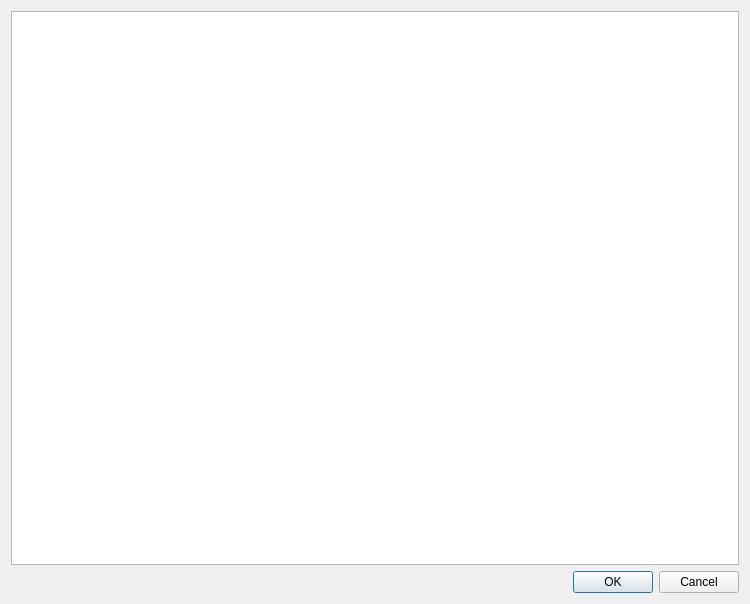
<?xml version="1.0" encoding="UTF-8"?>
<ui version="4.0">
 <class>IDAngrEditorDialog</class>
 <widget class="QDialog" name="IDAngrEditorDialog">
  <property name="geometry">
   <rect>
    <x>0</x>
    <y>0</y>
    <width>750</width>
    <height>604</height>
   </rect>
  </property>
  <property name="windowTitle">
   <string>Editor</string>
  </property>
  <layout class="QGridLayout" name="gridLayout">
   <item row="0" column="0">
    <widget class="QPlainTextEdit" name="codeEdit"/>
   </item>
   <item row="1" column="0">
    <widget class="QDialogButtonBox" name="buttonBox">
     <property name="orientation">
      <enum>Qt::Horizontal</enum>
     </property>
     <property name="standardButtons">
      <set>QDialogButtonBox::Cancel|QDialogButtonBox::Ok</set>
     </property>
    </widget>
   </item>
  </layout>
 </widget>
 <resources/>
 <connections>
  <connection>
   <sender>buttonBox</sender>
   <signal>accepted()</signal>
   <receiver>IDAngrEditorDialog</receiver>
   <slot>accept()</slot>
   <hints>
    <hint type="sourcelabel">
     <x>248</x>
     <y>254</y>
    </hint>
    <hint type="destinationlabel">
     <x>157</x>
     <y>274</y>
    </hint>
   </hints>
  </connection>
  <connection>
   <sender>buttonBox</sender>
   <signal>rejected()</signal>
   <receiver>IDAngrEditorDialog</receiver>
   <slot>reject()</slot>
   <hints>
    <hint type="sourcelabel">
     <x>316</x>
     <y>260</y>
    </hint>
    <hint type="destinationlabel">
     <x>286</x>
     <y>274</y>
    </hint>
   </hints>
  </connection>
 </connections>
</ui>
